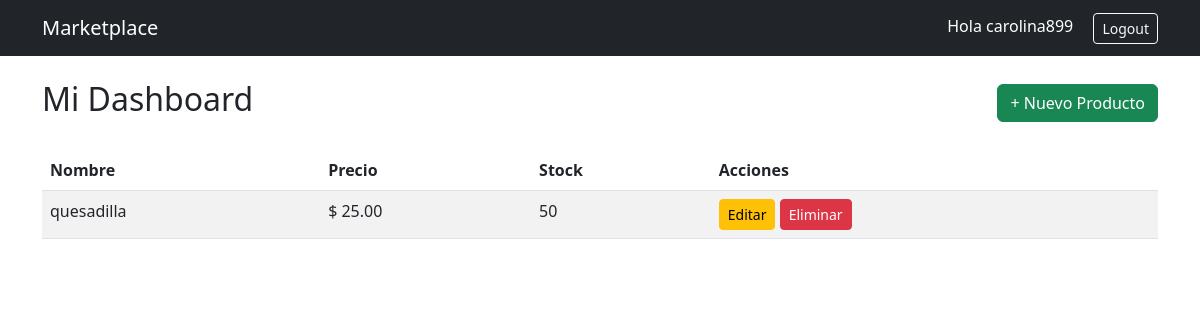
Page /dashboard/ (signed in) on the committed database.
### store/models.py (models this page shows, shortened)
class User(AbstractUser):
    id = models.UUIDField(primary_key=True, default=uuid.uuid4, editable=False)
    is_seller = models.BooleanField(default=False)

class Product(models.Model):
    id = models.UUIDField(primary_key=True, default=uuid.uuid4, editable=False)
    name = models.CharField(max_length=150)
    description = models.TextField()
    image = models.ImageField(upload_to='upload/', blank=True, null=True)
    price = models.DecimalField(max_digits=10, decimal_places=2)
    stock = models.PositiveIntegerField(default=0)
    owner = models.ForeignKey(
        User,
        on_delete=models.CASCADE,
        related_name='products'
    )  # 1:N
    categories = models.ManyToManyField(
        Category,
        related_name='products'
    )  # N:M
    created_at = models.DateTimeField(auto_now_add=True)

### store/views.py (the view)
# urls.py: path('dashboard/', views.dashboard, name='dashboard'),
@login_required
def dashboard(request):
    if not request.user.is_seller:
        return HttpResponseForbidden("No tienes permisos")
    products = Product.objects.filter(owner=request.user)
    return render(request, 'store/dashboard.html', {
        'products': products
    })

### store/templates/store/dashboard.html
{% extends 'store/base.html' %}
{% block content %}
<div class="d-flex justify-content-between align-items-center mb-4">
    <h2>Mi Dashboard</h2>
    <a href="{% url 'product_create' %}" class="btn btn-success">+ Nuevo Producto</a>
</div>
<table class="table table-striped">
    <thead>
        <tr>
            <th>Nombre</th>
            <th>Precio</th>
            <th>Stock</th>
            <th>Acciones</th>
        </tr>
    </thead>
    <tbody>
    {% for product in products %}
        <tr>
            <td>{{ product.name }}</td>
            <td>$ {{ product.price }}</td>
            <td>{{ product.stock }}</td>
            <td>
                <a href="{% url 'product_update' product.id %}" class="btn btn-warning btn-sm">Editar</a>
                <a href="{% url 'product_delete' product.id %}" class="btn btn-danger btn-sm">Eliminar</a>
            </td>
        </tr>
    {% endfor %}
    </tbody>
</table>
{% endblock %}

### store/templates/store/base.html (shortened to what this page needs)
<!DOCTYPE html>
<html lang="es">
<head>
    <link href="https://cdn.jsdelivr.net/npm/bootstrap@5.3.0/dist/css/bootstrap.min.css" rel="stylesheet">
</head>
<body>
<nav class="navbar navbar-expand-lg navbar-dark bg-dark">
  <div class="container">
    <a class="navbar-brand" href="/">Marketplace</a>
    <div>
      {% if user.is_authenticated %}
        <span class="text-white me-3">Hola {{ user.username }}</span>
        <a href="{% url 'logout' %}" class="btn btn-outline-light btn-sm">Logout</a>
      {% else %}
        <a href="{% url 'login' %}" class="btn btn-outline-light btn-sm me-2">Login</a>
        <a href="{% url 'register' %}" class="btn btn-primary btn-sm">Registro</a>
      {% endif %}
    </div>
  </div>
</nav>
<div class="container mt-4">
    {% block content %}{% endblock %}
</div>
</body>
</html>

### rows in the picture
User: username "carolina899"
Product: name "quesadilla", price "25.00", stock "50"
